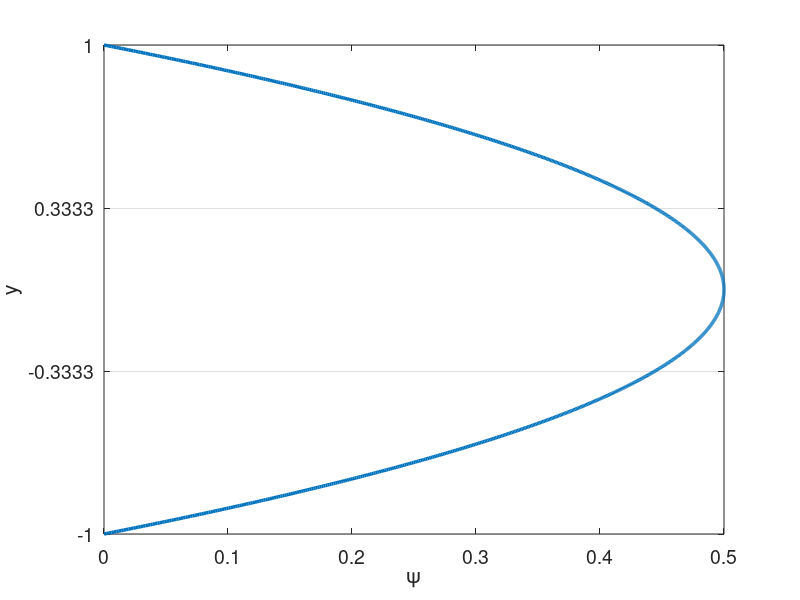

MATLAB code to generate this figure: (Note: this script raises an error after producing the figure.)
% clc
clear all
close all


set(0,'DefaultAxesFontSize',14)
set(0,'defaultLineLineWidth',2.5)
% set(0,'DefaultFigureWindowStyle','docked')


linestyles = {'k-','b-','r-','g-','c-','m-','k--','b--','r--','g--','c--','m--','k-.','b-.','r-.','g-.','c-.','m-.','k:','b:','r:','g:','c:','m:'};
pointstyles = {'ko','bo','ro','go','co','mo','k^','b^','r^','g^','c^','m^','ks','bs','rs','gs','cs','ms','k*','b*','r*','g*','c*','m*','k+','b+','r+','g+','c+','m+'};

%%%%%%%%%%%%%%%%%%%%%%%%%%%%%%%%%%%%%%%%%%%%%%%%%%%%%%%%%%%%%%%%%%
% Navier-Stokes Solver Demo (2D Channel)
%%%%%%%%%%%%%%%%%%%%%%%%%%%%%%%%%%%%%%%%%%%%%%%%%%%%%%%%%%%%%%%%%%

format compact;
format short; 
Re = 1; Pr=0.8; Pe=Re*Pr; 

%N=16; E=5; N1=N+1; nL=N1*N1*E;  % 16th order
N=1; % polynomial order  
Ex=1; % Number of elements in x
Ey=3; % Number of elements in y
CFL=0.1;
u_ic = Re;
pert = 0.0;
f_ic = @(x,y) u_ic*(1-y.^2)/2;

%% Enrichment information
en_on = 1;
N_en_y = 1; 
psi = {@(x,y) (0.5*(1 - y.^2) + 0.*x), @(x,y) 0.*y + 0.*x};
gpsi = {@(x,y) 0.*y + 0.*x, @(x,y) (-1.*y + 0.*x), ...
        @(x,y) 0.*y + 0.*x, @(x,y) 0.*y + 0.*x};
hpsi = {@(x,y) 0.*y + 0.*x, @(x,y) (-1 - 0.*y + 0.*x), ...
        @(x,y) 0.*y + 0.*x, @(x,y) 0.*y + 0.*x};
    
% No enrichment on one half
% psi = {@(x,y) (y<=0).*(0.5*(1 - y.^2)) + (y>0).*0.5 + 0.*x, @(x,y) 0.*y + 0.*x};
% gpsi = {@(x,y) 0.*y + 0.*x, @(x,y) (y<=0).*(-1.*y)+ (y>0).*0 + 0.*x, ...
%         @(x,y) 0.*y + 0.*x, @(x,y) 0.*y + 0.*x};
% hpsi = {@(x,y) 0.*y + 0.*x, @(x,y) (y<=0).*(-1.)+ (y>0).*0 + 0.*y + 0.*x, ...
%         @(x,y) 0.*y + 0.*x, @(x,y) 0.*y + 0.*x};

% Blended enrichment
% En - Blend - normal .. - Blend - En
% N_en_form = 1;
% Ly = 2/Ey;
% ye = 1-Ly*N_en_form; % end of enrichment
% yb = 1-Ly*(N_en_form+1); % end of blending
% 
% blend = @(x,y) 0.*x + ...
%     (abs(y) >= (ye-eps)).*1 + ...
%     ((-(ye-eps) < y).*(y <= -(yb-eps))).*(y-(-yb))/((-ye)-(-yb)) + ...
%     + y.*0 + ...
%     (((ye-eps) > y).*(y >= (yb-eps))).*(y-(yb))/((ye)-(yb));
% dblend = @(x,y) 0.*x + ...
%     (abs(y) >= (ye-eps)).*0 + ...
%     ((-(ye-eps) < y).*(y <= -(yb-eps))).*1./((-ye)-(-yb)) + ...
%     + y.*0 + ...
%     (((ye-eps) > y).*(y >= (yb-eps))).*1./((ye)-(yb));
% hblend = @(x,y) 0.*x + ...
%     (abs(y) >= (ye-eps)).*0 + ...
%     ((-(ye-eps) < y).*(y <= -(yb-eps))).*0 + ...
%     + y.*0 + ...
%     (((ye-eps) > y).*(y >= (yb-eps))).*0;
% 
% % c1 = 1./(-ye^2-yb^2+2*ye*yb);
% % c2 = -2*ye*c1;
% % c3 = -(yb^2-2*yb*ye)*c1;
% % c1b = 1./(-(-ye)^2-(-yb)^2+2*(-ye)*(-yb));
% % c2b = -2*(-ye)*c1;
% % c3b = -((-yb)^2-2*(-yb)*(-ye))*c1;
% % blend = @(x,y) 0.*x + ...
% %     (abs(y) >= ye-eps).*1 + ...
% %     ((-(ye-eps) < y).*(y <= -(yb-eps))).*(c1b*y.^2+c2b*y+c3b) + ...
% %     + y.*0 + ...
% %     (((ye-eps) > y).*(y >= (yb-eps))).*(c1*y.^2+c2*y+c3);
% % 
% % dblend = @(x,y) 0.*x + ...
% %     (abs(y) >= (ye-eps)).*0 + ...
% %     ((-(ye-eps) < y).*(y <= -(yb-eps))).*(2*c1b*y+c2b) + ...
% %     + y.*0 + ...
% %     (((ye-eps) > y).*(y >= (yb-eps))).*(2*c1*y+c2);
% % 
% % hblend = @(x,y) 0.*x + ...
% %     (abs(y) >= (ye-eps)).*0 + ...
% %     ((-(ye-eps) < y).*(y <= -(yb-eps))).*2*c1b + ...
% %     + y.*0 + ...
% %     (((ye-eps) > y).*(y >= (yb-eps))).*2*c1;
% 
% en = @(x,y)(0.5*(1 - y.^2)) + 0.*x;
% den = @(x,y) (-1.*y + 0.*x);
% hen = @(x,y) (-1 - 0.*y + 0.*x);
% 
% psi = {@(x,y) blend(x,y).*en(x,y), @(x,y) 0.*y + 0.*x};
% gpsi = {@(x,y) 0.*y + 0.*x, ...
%         @(x,y) blend(x,y).*den(x,y) + dblend(x,y).*en(x,y), ...
%         @(x,y) 0.*y + 0.*x, @(x,y) 0.*y + 0.*x};
% hpsi = {@(x,y) 0.*y + 0.*x, ...
%         @(x,y) blend(x,y).*hen(x,y) + 2*dblend(x,y).*den(x,y) + hblend(x,y).*en(x,y), ...
%         @(x,y) 0.*y + 0.*x, @(x,y) 0.*y + 0.*x};

% Flat enrichment in middle
% Middle is higher than normal enrichment
% en_loc = 2/Ey+0.0001;
% psi = {@(x,y) ((1-abs(y))<=en_loc).*(0.5*(1 - y.^2) + 0.*x)+((1-abs(y))>en_loc).*0.5*(1-(1-2/Ey)^2), @(x,y) 0.*y + 0.*x};
% gpsi = {@(x,y) 0.*y + 0.*x, @(x,y) ((1-abs(y))<=en_loc).*(-1.*y + 0.*x), ...
%         @(x,y) 0.*y + 0.*x, @(x,y) 0.*y + 0.*x};
% hpsi = {@(x,y) 0.*y + 0.*x, @(x,y) ((1-abs(y))<=en_loc).*(-1 - 0.*y + 0.*x), ...
%         @(x,y) 0.*y + 0.*x, @(x,y) 0.*y + 0.*x};

% % 0 enrichment in middle  
% Middle is slightly below normal enrichment
% en_loc = 2/Ey+0.000000001;
% psi = {@(x,y) ((1-abs(y))<=en_loc).*(0.5*(1 - y.^2) + 0.*x), @(x,y) 0.*y + 0.*x};
% gpsi = {@(x,y) 0.*y + 0.*x, @(x,y) ((1-abs(y))<=en_loc).*(-1.*y + 0.*x), ...
%         @(x,y) 0.*y + 0.*x, @(x,y) 0.*y + 0.*x};
% hpsi = {@(x,y) 0.*y + 0.*x, @(x,y) ((1-abs(y))<=en_loc).*(-1 - 0.*y + 0.*x), ...
%         @(x,y) 0.*y + 0.*x, @(x,y) 0.*y + 0.*x};

% % 0 enrichment in middle not full element
% Middle is slightly below normal enrichment
% [X,Y]=make_geom_channel(Ex,Ey,N);      % Geometry in local form
% en_loc = 1-abs(Y(1,end-1,1))+0.000000001;
% psi = {@(x,y) ((1-abs(y))<=en_loc).*(0.5*(1 - y.^2) + 0.*x), @(x,y) 0.*y + 0.*x};
% gpsi = {@(x,y) 0.*y + 0.*x, @(x,y) ((1-abs(y))<=en_loc).*(-1.*y + 0.*x), ...
%         @(x,y) 0.*y + 0.*x, @(x,y) 0.*y + 0.*x};
% hpsi = {@(x,y) 0.*y + 0.*x, @(x,y) ((1-abs(y))<=en_loc).*(-1 - 0.*y + 0.*x), ...
%         @(x,y) 0.*y + 0.*x, @(x,y) 0.*y + 0.*x};

% 0 enrichment
% psi = {@(x,y) 0+0.*y + 0.*x, @(x,y) 0+0.*y + 0.*x;};
% gpsi = {@(x,y) 0.*y + 0.*x, @(x,y) 0.*y + 0.*x, @(x,y) 0.*y + 0.*x, @(x,y) 0.*y + 0.*x};
% hpsi = {@(x,y) 0.*y + 0.*x, @(x,y) 0.*y + 0.*x, @(x,y) 0.*y + 0.*x, @(x,y) 0.*y + 0.*x};

%% Plot psi
figure
ys_plot = linspace(-1,1,1000);
plot(psi{1}(0,ys_plot),ys_plot)
xlabel('\psi')
ylabel('y')
set(gca, 'YGrid', 'on', 'XGrid', 'off')
    yticks(linspace(-1,1,Ey+1));

psi_p = psi{1}(0,N_en_y*2/Ey-1);

%% Begin Solve
E=Ex*Ey; % Total number of elements
N1=N+1;
disp("Generating Matrices")
% if en_on
    Q=makeq_en(Ex,Ey,N,N_en_y);
% else
%     Q=makeq(Ex,Ey,N); % Global continuity
% end
R=maker(Q,Ex,N); % Restriction matrix, applies Dirichlet conditions
[X,Y]=make_geom_channel(Ex,Ey,N);      % Geometry in local form
en_b_nodes = get_en_bound_nodes(Ex,Ey,N,N_en_y);

Ys = zeros(Ey*length(Y(1,:,1)),1);
for i = 1:Ey
    Ys((i-1)*(N+1)+1:(i)*(N+1)) = Y(1,:,(i-1)*Ex+1);
end
        
[G,J,ML,RX]=make_coef(X,Y);
[Ah,Bh,Ch,Dh,z,w]=semhat(N);

[n,nb]=size(R); 
nL=N1*N1*E;

Ab=spalloc(nL,nL,nL*N);    %  Generate Abar
for j=1:nL
    x=zeros(nL,1); 
    x(j)=1; 
    Ab(:,j)=abar_c(x,Dh,G,Q);  % assembled Neumann Operator
end
A_c=R*Q'*apply_en_cont(Ab,en_b_nodes,psi_p);
S_check=full(Ab);
Ab = Q'*Ab*Q;
A=R*Ab*R'; % Full stiffness matrix
Bb=reshape(ML,nL,1); % Form Mass matrix
Bb=diag(Bb); 
Bb=sparse(Bb); 
Ma=R*Q'*Bb*Q*R'; % Assembling mass matrix  % Full mass matrix
M_c = R*Q'*apply_en_cont(Bb,en_b_nodes,psi_p);


%%
M_check=full(Bb);

Ma_uv_check = zeros(2*nL);
Ma_uv_check(1:nL,1:nL) = M_check;
Ma_uv_check(nL+1:2*nL,nL+1:2*nL) = M_check;
A_uv_check = zeros(2*nL);
A_uv_check(1:nL,1:nL) = S_check;
A_uv_check(nL+1:2*nL,nL+1:2*nL) = S_check;

M_q = full(Ma);
S_q = full(A);


%%


% Assemble overall system matrices
nn = length(Ma); % number of nodes in the domain
Ma_uv = zeros(2*nn);
Ma_uv(1:nn,1:nn) = Ma;
Ma_uv(nn+1:2*nn,nn+1:2*nn) = Ma;
Ma_uv = sparse(Ma_uv);
A_uv = zeros(2*nn);
A_uv(1:nn,1:nn) = A;
A_uv(nn+1:2*nn,nn+1:2*nn) = A;
A_uv = sparse(A_uv);
ML_uv = zeros(2*(N+1),2*(N+1),E);
ML_uv(1:N+1,1:N+1,1:E) = ML;
ML_uv(N+2:2*(N+1),N+2:2*(N+1),1:E) = ML;


%% Assemble enrichment matrices
psi_xy{1} = psi{1}(X,Y);
psi_xy{2} = psi{2}(X,Y);
if en_on
    disp("Computing enrichment")
    [Mp,Sp,T1,T2,z_en,w_en] = enrich_mats(X,Y,E,N,psi,gpsi,hpsi);
    nb = N1*N1;
        
    for k=1:2
        Mp_all{k} = zeros(nb*E,nb*E);
        Sp_all{k} = zeros(nb*E,nb*E);
%         T1_all{k} = zeros(nb*E,1);
%         T2_all{k} = zeros(nb*E,1);
        T1_all{k} = zeros(N+1,N+1,E);
        T2_all{k} = zeros(N+1,N+1,E);
        
        T1_rs{k} = reshape(T1{k},[N+1,N+1,E]);
        T2_rs{k} = reshape(T2{k},[N+1,N+1,E]);
        
        % TODO: Assemble differently for different elements
        for iy = 1:Ey
            for ix = 1:Ex
                i = (iy-1)*Ex+ix;
                if ((iy <= N_en_y) || (iy > Ey-N_en_y))
                    Mp_all{k}((i-1)*nb+1:i*nb,(i-1)*nb+1:i*nb) = Mp{k}(:,:,i);
                    Sp_all{k}((i-1)*nb+1:i*nb,(i-1)*nb+1:i*nb) = Sp{k}(:,:,i);
%                     T1_all{k}((i-1)*nb+1:i*nb) = T1{k}(:,i);
%                     T2_all{k}((i-1)*nb+1:i*nb) = T2{k}(:,i);
%                     T1{k}(:,i) = T1{k}(:,i);
%                     T2{k}(:,i) = T2{k}(:,i);
                    T1_all{k}(:,:,i) = T1_rs{k}(:,:,i); 
                    T2_all{k}(:,:,i) = T2_rs{k}(:,:,i);
                end
            end
        end
        %%
        if k == 1
            Mp_check_1 = full(Mp_all{k});
            Sp_check_1 = full(Sp_all{k});
            T1_check_1 = full(T1_all{k});
            T2_check_1 = full(T2_all{k});
            Mp_check_2 = zeros(size(Mp_all{k}));
            Sp_check_2 = zeros(size(Mp_all{k}));
            T1_check_2 = zeros(size(Mp_all{k}));
            T2_check_2 = zeros(size(Mp_all{k}));
        elseif k == 2
            Mp_check_2 = full(Mp_all{k});
            Sp_check_2 = full(Sp_all{k});
            T1_check_2 = full(T1_all{k});
            T2_check_2 = full(T2_all{k});
        end
        %%
        Mp_all{k} = sparse(Mp_all{k});        
        Mp_all_c{k} = R*Q'*apply_en_cont(Mp_all{k},en_b_nodes,psi_p);
        Mp_all{k} = R*Q'*Mp_all{k}*Q*R';
        Sp_all{k} = sparse(Sp_all{k});
        Sp_all_c{k} = R*Q'*apply_en_cont(Sp_all{k},en_b_nodes,psi_p);
        Sp_all{k} = R*Q'*Sp_all{k}*Q*R';
        
%         T1_all{k} = sparse(T1_all{k});
%         T2_all{k} = sparse(T2_all{k});
%         T2_all{k} = Q'*T2_all{k};
   
    end
    
    Mp_uv = zeros(2*nn);
    Sp_uv = zeros(2*nn);
    Mp_uv(1:nn,1:nn) = Mp_all{1};
    Mp_uv(1:nn,nn+1:2*nn) = Mp_all{2};
    Sp_uv(1:nn,1:nn) = Sp_all{1};
    Sp_uv(nn+1:2*nn,nn+1:2*nn) = Sp_all{1};
    
    %%
    Mp_uv_check = zeros(2*nL);
    Mp_uv_check(1:nL,1:nL) = Mp_check_1;
    Mp_uv_check(1:nL,nL+1:2*nL) = Mp_check_2;
    Sp_uv_check(1:nL,1:nL) = Sp_check_1;
    Sp_uv_check(nL+1:2*nL,nL+1:2*nL) = Sp_check_1;
    Mp_q_1 = full(Mp_all{1});
    Sp_q_1 = full(Sp_all{1});
    
    Mp_q_2 = full(Mp_all{2});
    Sp_q_2 = full(Sp_all{2});
    %%

    Mp_uv = sparse(Mp_uv);
    Sp_uv = sparse(Sp_uv);   
end

%%

dxmin=pi*(z(N1)-z(N))/(2*Ex); % Get min dx for CFL constraint
Tfinal=150; 
dt=CFL*dxmin/u_ic; 
nstep=ceil(Tfinal/dt); 
dt=Tfinal/nstep; 
% Print information
nstep
dt
yp1 = (1+Y(1,2))*Re

disp("Computing inverse")
Ai=pinv(full(Ab)); 

disp("Setting Initial Conditions")
% Initial conditions
u=u_ic*ones(size(ML)); 
v=0*ML;

for e = 1:E
    for i = 1:N+1
        for j = 1:N+1
            u(i,j,e) = f_ic(X(i,j,e),Y(i,j,e))+pert*rand()*u_ic;
            v(i,j,e) = v(i,j,e)+pert*rand()*u_ic;
            if en_on
                if ((e <= Ex*N_en_y) || (e > (Ey-N_en_y)*Ex))
                    u(i,j,e) = u(i,j,e) - psi{1}(X(i,j,e),Y(i,j,e));
                    v(i,j,e) = v(i,j,e) - psi{2}(X(i,j,e),Y(i,j,e));
                end
            end
        end
    end
end

% u = apply_en_cont_soln(u,en_b_nodes,psi_p);
u1=u; u2=u; u3=u; fx3=u; fx2=u; fx1=u;
v1=v; v2=v; v3=v; fy3=v; fy2=v; fy1=v;

F = ones(size(ML));
% Fb=reshape(ML.*F,nL,1); %% Output
% 
% Fb=Bb\(Q'*Fb);  

uv = [u;v];

%%
uv_ic_check = uv;
%%

%% Setup BC if nonzero
% u_bc = ones(size(u)).*((Y==1)+(Y==-1));
% u_bc = reshape(ML.*u_bc,nL,1);
% u_bc = Bb\(Q'*u_bc);

%%
disp("Timestepping")
plot1 = 1;
time = 0;
plot1 = post_channel(N,Ex,Ey,w,X,Y,Ys,en_on,time,u,psi_xy,N_en_y,plot1);
%%
% psi_len = length(M_c);
% psi_c = zeros(psi_len,1);
% psi_c(1:psi_len/2) = -1*ones(psi_len/2,1)*psi_p;
% psi_c(psi_len/2+1:psi_len) = 1*ones(psi_len/2,1)*psi_p;
for step=1:nstep 
    time=step*dt;
    if step==1; b0=1.0;    b= [ -1 0 0 ]';       a=[ 1  0 0 ]'; end
    if step==2; b0=1.5;    b=([ -4 1 0 ]')./2;   a=[ 2 -1 0 ]'; end
    if step==3; b0=11./6.; b=([ -18 9 -2 ]')./6; a=[ 3 -3 1 ]'; end
    if step<=3
        if en_on
            H_x=(Ma + A*dt/(b0*Re) + dt/b0*(Mp_all{1} + Sp_all{1}));
            H_y=(Ma + A*dt/(b0*Re));
            [LH_x,UH_x]=lu(H_x);
            [LH_y,UH_y]=lu(H_y);
            terms_x = 1/Re*(T1_all{1})+T2_all{1};
            terms_y = 1/Re*(T1_all{2})+T2_all{2};
            
            H_uv = (Ma_uv + A_uv*dt/(b0*Re) + dt/b0*(Mp_uv + Sp_uv));
            H_c = 0;% (M_c + A_c*dt/(b0*Re) + dt/b0*(Mp_all_c{1}+Sp_all_c{1}));
            H_check = (Ma_uv_check + A_uv_check*dt/(b0*Re) + dt/b0*(Mp_uv_check + Sp_uv_check));
            H_q_check = R*Q'*(apply_en_cont(H_check(1:nL,1:nL),en_b_nodes,psi_p)+apply_en_cont(H_check(1:nL,nL+1:2*nL),en_b_nodes,psi_p));
            H_q = full(H_uv);
            %% hardcode manipulation
            H_uv(1,:) = H_uv(1,:)+H_uv(2,:);
            H_uv(4,:) = H_uv(3,:)+H_uv(4,:);
            H_uv(2,:) = zeros(size(H_uv(2,:)));
            H_uv(2,1) = -1;
            H_uv(2,2) = 1;
            H_uv(3,:) = zeros(size(H_uv(3,:)));
            H_uv(3,3) = 1;
            H_uv(3,4) = -1;
            
            H_uv(4+1,:) = H_uv(4+1,:)+H_uv(4+2,:);
            H_uv(4+4,:) = H_uv(4+3,:)+H_uv(4+4,:);
            H_uv(4+2,:) = zeros(size(H_uv(4+2,:)));
            H_uv(4+2,4+1) = -1;
            H_uv(4+2,4+2) = 1;
            H_uv(4+3,:) = zeros(size(H_uv(4+3,:)));
            H_uv(4+3,4+3) = 1;
            H_uv(4+3,4+4) = -1;
            %%
            rhs_c = (H_c);
            [LH_uv,UH_uv]=lu(H_uv);
        else
            H=(Ma + A*dt/(b0*Re));
            [LH_x,UH_x]=lu(H);
            LH_y = LH_x;
            UH_y = UH_x;

            terms_x = zeros(N+1,N+1,E);
            terms_y = zeros(N+1,N+1,E);
            
            H_uv = (Ma_uv + A_uv*dt/(b0*Re));
            rhs_c = zeros(size(Ma(:,1)));
            [LH_uv,UH_uv]=lu(H_uv);
%             Hbar=(Bb+ Ab*dt/(b0*Re));
        end
        
        b0i=1./b0;
    end % Viscous op
 
    %% uv version
    
%   Nonlinear step - unassembled, not multiplied by mass matrix

    fx1 = -convl(u,RX,Dh,u,v) + F + terms_x; % du = Cu  
    fy1 = -convl(v,RX,Dh,u,v) + terms_y; % dv = Cv
    
    %%
    convl_x_check = -convl(u,RX,Dh,u,v);
    convl_y_check = -convl(v,RX,Dh,u,v);
    %%

    rx  = a(1)*fx1+a(2)*fx2+a(3)*fx3; % kth-order extrapolation
    ry  = a(1)*fy1+a(2)*fy2+a(3)*fy3;

    fx3=fx2; fx2=fx1; 
    fy3=fy2; fy2=fy1; 

    rx  = dt*rx - (b(1)*u+b(2)*u2+b(3)*u3); u3=u2; u2=u; % Add BDF terms
    ry  = dt*ry - (b(1)*v+b(2)*v2+b(3)*v3); v3=v2; v2=v; %     and

    ut  = b0i*rx; 
    vt  = b0i*ry; 

%   uL=ut; vL=vt;
    [uL,vL,pr]=pressure_project(ut,vt,Ai,Q,ML,RX,Dh); % Div-free velocity
    pr = (b0/dt)*pr;
    
    %%
    uL_check = uL;
    vL_check = vL;
    %%

    %   Set RHS.                 %Viscous update. %  Convert to local form.
%     u=R*(Q'*reshape(ML.*uL,nL,1)-Hbar*u_bc);
    u_rhs=R*(Q'*reshape(ML.*uL,nL,1));
    v_rhs=R*(Q'*reshape(ML.*vL,nL,1));
    
    %% hardcode manipulation
    u_rhs(1) = u_rhs(1) + u_rhs(2);
    u_rhs(2) = psi_p*en_on;
    u_rhs(4) = u_rhs(4) + u_rhs(3);
    u_rhs(3) = psi_p*en_on;
    
    v_rhs(1) = v_rhs(1) + v_rhs(2);
    v_rhs(2) = 0;
    v_rhs(4) = v_rhs(4) + v_rhs(3);
    v_rhs(3) = 0;
    %%
    
        %%
    u_rhs_check = u_rhs;
    v_rhs_check = v_rhs;
    %%
    
    uv = [u_rhs;v_rhs];
    uv_check = uv;
%     uv = [u;v];
    uv=UH_uv\(LH_uv\uv);
    u = uv(1:nn);
    v = uv(nn+1:2*nn);
%     u=Q*(R'*u+u_bc);
    u=Q*(R'*u);
%     if en_on
%         u = apply_en_cont_soln(Ey,N_en_y,en_b_nodes,u,psi_p);
%     end
    u=reshape(u,N1,N1,E);
    v=Q*(R'*v);
    v=reshape(v,N1,N1,E);
    
    
    
%% Output
    if mod(step,100)==0
        plot1 = post_channel(N,Ex,Ey,w,X,Y,Ys,en_on,time,u,psi_xy,N_en_y,plot1);
    end

end
%%%%%%%%%%%%%%%%%%%%%%%%%%%%%%%%%%%%%%%%%%%%%%%%%%%%%%%%%%%%%%%%%%
